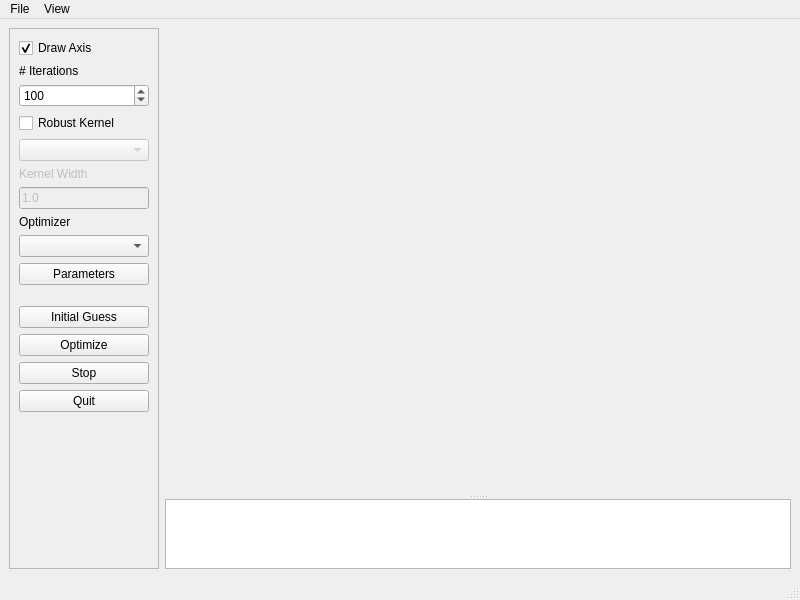
<?xml version="1.0" encoding="UTF-8"?>
<ui version="4.0">
 <class>BaseMainWindow</class>
 <widget class="QMainWindow" name="BaseMainWindow">
  <property name="geometry">
   <rect>
    <x>0</x>
    <y>0</y>
    <width>800</width>
    <height>600</height>
   </rect>
  </property>
  <property name="windowTitle">
   <string>g2o Viewer</string>
  </property>
  <widget class="QWidget" name="centralwidget">
   <layout class="QHBoxLayout" name="horizontalLayout">
    <item>
     <widget class="QFrame" name="frame">
      <property name="sizePolicy">
       <sizepolicy hsizetype="Preferred" vsizetype="Preferred">
        <horstretch>0</horstretch>
        <verstretch>0</verstretch>
       </sizepolicy>
      </property>
      <property name="minimumSize">
       <size>
        <width>150</width>
        <height>0</height>
       </size>
      </property>
      <property name="frameShape">
       <enum>QFrame::StyledPanel</enum>
      </property>
      <property name="frameShadow">
       <enum>QFrame::Raised</enum>
      </property>
      <layout class="QVBoxLayout" name="verticalLayout_2">
       <item>
        <widget class="QCheckBox" name="cbDrawAxis">
         <property name="text">
          <string>Draw Axis</string>
         </property>
         <property name="checked">
          <bool>true</bool>
         </property>
        </widget>
       </item>
       <item>
        <widget class="QLabel" name="label">
         <property name="text">
          <string># Iterations</string>
         </property>
        </widget>
       </item>
       <item>
        <widget class="QSpinBox" name="spIterations">
         <property name="minimum">
          <number>1</number>
         </property>
         <property name="maximum">
          <number>10000</number>
         </property>
         <property name="value">
          <number>100</number>
         </property>
        </widget>
       </item>
       <item>
        <widget class="QCheckBox" name="cbRobustKernel">
         <property name="text">
          <string>Robust Kernel</string>
         </property>
        </widget>
       </item>
       <item>
        <widget class="QComboBox" name="coRobustKernel">
         <property name="enabled">
          <bool>false</bool>
         </property>
        </widget>
       </item>
       <item>
        <widget class="QLabel" name="label_4">
         <property name="enabled">
          <bool>false</bool>
         </property>
         <property name="text">
          <string>Kernel Width</string>
         </property>
        </widget>
       </item>
       <item>
        <widget class="QLineEdit" name="leKernelWidth">
         <property name="enabled">
          <bool>false</bool>
         </property>
         <property name="text">
          <string>1.0</string>
         </property>
        </widget>
       </item>
       <item>
        <widget class="QLabel" name="label_2">
         <property name="text">
          <string>Optimizer</string>
         </property>
        </widget>
       </item>
       <item>
        <widget class="QComboBox" name="coOptimizer"/>
       </item>
       <item>
        <widget class="QPushButton" name="btnOptimizerParamaters">
         <property name="toolTip">
          <string>Adjust the parameters of the optimizer</string>
         </property>
         <property name="text">
          <string>Parameters</string>
         </property>
        </widget>
       </item>
       <item>
        <spacer name="verticalSpacer_2">
         <property name="orientation">
          <enum>Qt::Vertical</enum>
         </property>
         <property name="sizeType">
          <enum>QSizePolicy::Minimum</enum>
         </property>
         <property name="sizeHint" stdset="0">
          <size>
           <width>20</width>
           <height>15</height>
          </size>
         </property>
        </spacer>
       </item>
       <item>
        <widget class="QPushButton" name="btnInitialGuess">
         <property name="text">
          <string>Initial Guess</string>
         </property>
        </widget>
       </item>
       <item>
        <widget class="QPushButton" name="btnOptimize">
         <property name="text">
          <string>Optimize</string>
         </property>
        </widget>
       </item>
       <item>
        <widget class="QPushButton" name="btnForceStop">
         <property name="text">
          <string>Stop</string>
         </property>
        </widget>
       </item>
       <item>
        <widget class="QPushButton" name="btnQuit">
         <property name="text">
          <string>Quit</string>
         </property>
        </widget>
       </item>
       <item>
        <spacer name="verticalSpacer">
         <property name="orientation">
          <enum>Qt::Vertical</enum>
         </property>
         <property name="sizeHint" stdset="0">
          <size>
           <width>20</width>
           <height>364</height>
          </size>
         </property>
        </spacer>
       </item>
      </layout>
     </widget>
    </item>
    <item>
     <widget class="QSplitter" name="splitter">
      <property name="sizePolicy">
       <sizepolicy hsizetype="Preferred" vsizetype="Expanding">
        <horstretch>1</horstretch>
        <verstretch>0</verstretch>
       </sizepolicy>
      </property>
      <property name="orientation">
       <enum>Qt::Vertical</enum>
      </property>
      <widget class="g2o::G2oQGLViewer" name="viewer" native="true">
       <property name="sizePolicy">
        <sizepolicy hsizetype="Preferred" vsizetype="MinimumExpanding">
         <horstretch>0</horstretch>
         <verstretch>100</verstretch>
        </sizepolicy>
       </property>
      </widget>
      <widget class="QPlainTextEdit" name="plainTextEdit">
       <property name="sizePolicy">
        <sizepolicy hsizetype="Preferred" vsizetype="Preferred">
         <horstretch>0</horstretch>
         <verstretch>1</verstretch>
        </sizepolicy>
       </property>
       <property name="readOnly">
        <bool>true</bool>
       </property>
      </widget>
     </widget>
    </item>
   </layout>
  </widget>
  <widget class="QMenuBar" name="menubar">
   <property name="geometry">
    <rect>
     <x>0</x>
     <y>0</y>
     <width>800</width>
     <height>23</height>
    </rect>
   </property>
   <widget class="QMenu" name="menuFile">
    <property name="title">
     <string>File</string>
    </property>
    <addaction name="actionLoad"/>
    <addaction name="actionSave"/>
    <addaction name="separator"/>
    <addaction name="actionSave_Screenshot"/>
    <addaction name="separator"/>
    <addaction name="actionLoad_Viewer_State"/>
    <addaction name="actionSave_Viewer_State"/>
    <addaction name="separator"/>
    <addaction name="actionQuit"/>
   </widget>
   <widget class="QMenu" name="menuView">
    <property name="title">
     <string>View</string>
    </property>
    <addaction name="actionWhite_Background"/>
    <addaction name="actionDefault_Background"/>
    <addaction name="separator"/>
    <addaction name="actionDump_Images"/>
    <addaction name="separator"/>
    <addaction name="actionProperties"/>
   </widget>
   <addaction name="menuFile"/>
   <addaction name="menuView"/>
  </widget>
  <widget class="QStatusBar" name="statusbar"/>
  <action name="actionLoad">
   <property name="text">
    <string>Load</string>
   </property>
  </action>
  <action name="actionSave">
   <property name="text">
    <string>Save</string>
   </property>
  </action>
  <action name="actionQuit">
   <property name="text">
    <string>Quit</string>
   </property>
  </action>
  <action name="actionWhite_Background">
   <property name="text">
    <string>White Background</string>
   </property>
  </action>
  <action name="actionDefault_Background">
   <property name="text">
    <string>Default Background</string>
   </property>
  </action>
  <action name="actionDump_Images">
   <property name="checkable">
    <bool>true</bool>
   </property>
   <property name="text">
    <string>Dump Images</string>
   </property>
  </action>
  <action name="actionProperties">
   <property name="text">
    <string>Draw Options</string>
   </property>
  </action>
  <action name="actionSave_Screenshot">
   <property name="text">
    <string>Save Screenshot</string>
   </property>
  </action>
  <action name="actionSave_Viewer_State">
   <property name="text">
    <string>Save Viewer State</string>
   </property>
  </action>
  <action name="actionLoad_Viewer_State">
   <property name="text">
    <string>Load Viewer State</string>
   </property>
  </action>
 </widget>
 <customwidgets>
  <customwidget>
   <class>g2o::G2oQGLViewer</class>
   <extends>QWidget</extends>
   <header>g2o_qglviewer.h</header>
   <container>1</container>
  </customwidget>
 </customwidgets>
 <resources/>
 <connections>
  <connection>
   <sender>cbRobustKernel</sender>
   <signal>toggled(bool)</signal>
   <receiver>label_4</receiver>
   <slot>setEnabled(bool)</slot>
   <hints>
    <hint type="sourcelabel">
     <x>131</x>
     <y>142</y>
    </hint>
    <hint type="destinationlabel">
     <x>125</x>
     <y>194</y>
    </hint>
   </hints>
  </connection>
  <connection>
   <sender>cbRobustKernel</sender>
   <signal>toggled(bool)</signal>
   <receiver>leKernelWidth</receiver>
   <slot>setEnabled(bool)</slot>
   <hints>
    <hint type="sourcelabel">
     <x>147</x>
     <y>142</y>
    </hint>
    <hint type="destinationlabel">
     <x>147</x>
     <y>225</y>
    </hint>
   </hints>
  </connection>
  <connection>
   <sender>btnQuit</sender>
   <signal>clicked()</signal>
   <receiver>BaseMainWindow</receiver>
   <slot>close()</slot>
   <hints>
    <hint type="sourcelabel">
     <x>82</x>
     <y>458</y>
    </hint>
    <hint type="destinationlabel">
     <x>5</x>
     <y>554</y>
    </hint>
   </hints>
  </connection>
  <connection>
   <sender>cbRobustKernel</sender>
   <signal>toggled(bool)</signal>
   <receiver>coRobustKernel</receiver>
   <slot>setEnabled(bool)</slot>
   <hints>
    <hint type="sourcelabel">
     <x>33</x>
     <y>133</y>
    </hint>
    <hint type="destinationlabel">
     <x>37</x>
     <y>162</y>
    </hint>
   </hints>
  </connection>
 </connections>
</ui>
